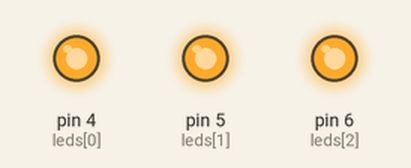
This sketch was run on a simulated Arduino Uno, built with avr-gcc and run on an emulated ATmega328P. Shown: output pins drawn as LEDs (lit = HIGH).

Above: at 0.5 s.
At 3.5 s:
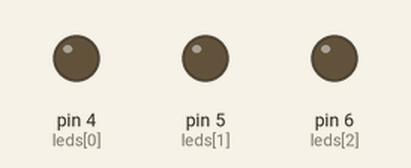
Timing chart, 0 to 4.6 s (numbered marks = the images above):
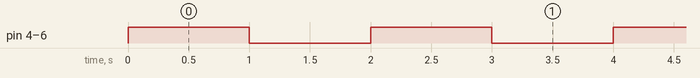

Measured:
- by itself, pin 4 (leds[0]), pin 5 (leds[1]), pin 6 (leds[2]): alternates HIGH for 1.0 s and LOW for 1.0 s

The sketch:

Prog_6_PrendidoLEDS_Metodos.ino
```cpp
int leds [] = {4 , 5 , 6}; //pines digitales
int i , tam = 3;
//ARDUINO UNO Y MEGA CUENTAN CON UN LED EN LA PLACA QUE SRIVE PARA REALIZAR PRUEBAS
//ESTE LED SE UBICA EN EL PIN 13

void setup() {
  // put your setup code here, to run once:
for (i = 0; i < tam; i++){
  pinMode(leds[i], OUTPUT);
}
}

void loop() { //16mHZ
  // put your main code here, to run repeatedly:
   ///OP1
  actionLeds(1);
  //op2 .- lo mas comun es esto
  delay(1000);
    actionLeds(0);
  delay(1000);

}

void actionLeds(int v){
    for (i = 0; i < tam; i++){
    digitalWrite(leds[i], v);
}
}
```
